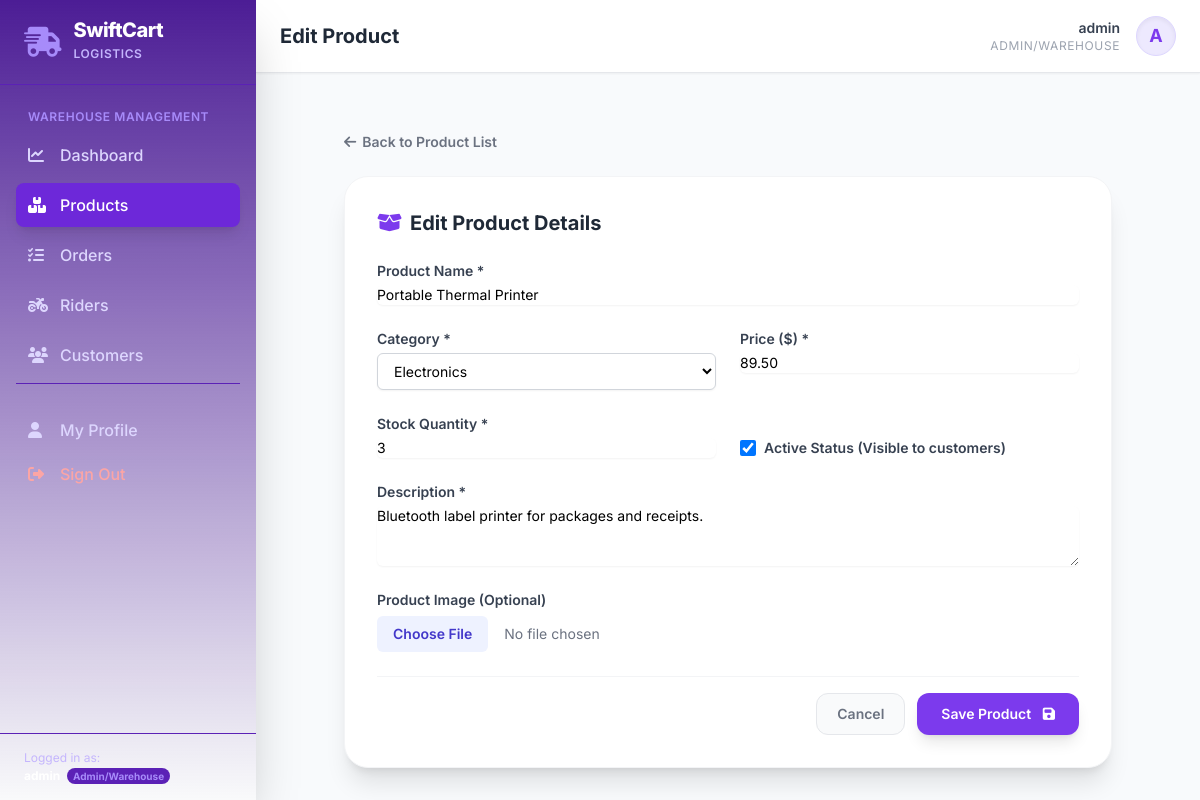
Screenshot of /dashboard/admin/products/7/update/ (signed in) with the database file from the repository.
### accounts/models.py (models this page shows, shortened)
class User(AbstractUser):
    class Role(models.TextChoices):
        ADMIN = 'ADMIN', 'Admin/Warehouse'
        CUSTOMER = 'CUSTOMER', 'Customer'
        RIDER = 'RIDER', 'Rider'
    role = models.CharField(
        max_length=20,
        choices=Role.choices,
        default=Role.CUSTOMER
    )
    def is_admin(self):
        return self.role == self.Role.ADMIN or self.is_superuser
    def is_customer(self):
        return self.role == self.Role.CUSTOMER

### products/models.py (models this page shows, shortened)
class Product(models.Model):
    category = models.ForeignKey(Category, on_delete=models.CASCADE, related_name='products')
    name = models.CharField(max_length=200)
    description = models.TextField()
    price = models.DecimalField(max_digits=10, decimal_places=2)
    stock_quantity = models.PositiveIntegerField(default=0)
    image = models.ImageField(upload_to='products/', blank=True, null=True)
    is_active = models.BooleanField(default=True)
    created_at = models.DateTimeField(auto_now_add=True)
    updated_at = models.DateTimeField(auto_now=True)

### dashboard/views.py (the view)
# urls.py: path('dashboard/admin/products/<int:pk>/update/', views.admin_product_update, name='admin_product_update'),
@login_required
def admin_product_update(request, pk):
    if not request.user.is_admin():
        return redirect('home')
    product = get_object_or_404(Product, pk=pk)
    if request.method == 'POST':
        form = ProductForm(request.POST, request.FILES, instance=product)
        if form.is_valid():
            form.save()
            messages.success(request, f"Product {product.name} updated successfully.")
            return redirect('admin_products')
    else:
        form = ProductForm(instance=product)
    return render(request, 'dashboard/admin_product_form.html', {'form': form, 'product': product, 'title': 'Edit Product'})

### products/models.py (called while the page is built)
    def __str__(self):
        return self.name

### templates/dashboard/admin_product_form.html (shortened to what this page needs)
{% extends 'base.html' %}
{% block page_title %}{{ title }}{% endblock %}
{% block content %}
<div class="max-w-3xl mx-auto py-8">
    <a href="{% url 'admin_products' %}" class="inline-flex items-center space-x-1.5 text-sm font-semibold text-gray-500 hover:text-brand-600 transition mb-6">
        <i class="fa-solid fa-arrow-left"></i>
        <span>Back to Product List</span>
    </a>
    <div class="bg-white rounded-3xl border border-gray-100 shadow-xl p-8">
        <h3 class="text-xl font-bold text-gray-800 mb-6 flex items-center space-x-2">
            <i class="fa-solid fa-box-open text-brand-600"></i>
            <span>{{ title }} Details</span>
        </h3>
        <form method="POST" enctype="multipart/form-data" class="space-y-6">
            <div class="grid grid-cols-1 md:grid-cols-2 gap-6">
                <div class="md:col-span-2">
                    <label for="{{ form.name.id_for_label }}" class="block text-sm font-semibold text-gray-700">Product Name *</label>
                    <div class="mt-1">
                        {{ form.name }}
                    </div>
                </div>
                <div>
                    <label for="{{ form.category.id_for_label }}" class="block text-sm font-semibold text-gray-700">Category *</label>
                    <div class="mt-1">
                        {{ form.category }}
                    </div>
                </div>
                <div>
                    <label for="{{ form.price.id_for_label }}" class="block text-sm font-semibold text-gray-700">Price ($) *</label>
                    <div class="mt-1">
                        {{ form.price }}
                    </div>
                </div>
                <div>
                    <label for="{{ form.stock_quantity.id_for_label }}" class="block text-sm font-semibold text-gray-700">Stock Quantity *</label>
                    <div class="mt-1">
                        {{ form.stock_quantity }}
                    </div>
                </div>
                <div class="flex items-center pt-6">
                    {{ form.is_active }}
                    <label for="{{ form.is_active.id_for_label }}" class="ml-2 block text-sm text-gray-700 font-semibold">Active Status (Visible to customers)</label>
                </div>
            </div>
            <div>
                <label for="{{ form.description.id_for_label }}" class="block text-sm font-semibold text-gray-700">Description *</label>
                <div class="mt-1">
                    {{ form.description }}
                </div>
            </div>
            <div>
                <label for="{{ form.image.id_for_label }}" class="block text-sm font-semibold text-gray-700">Product Image (Optional)</label>
                <div class="mt-1.5">
                    {{ form.image }}
                </div>
            </div>
            <div class="flex space-x-3 justify-end pt-4 border-t border-gray-100">
                <a href="{% url 'admin_products' %}" class="px-5 py-2.5 bg-gray-50 hover:bg-gray-100 text-gray-500 rounded-xl text-sm border border-gray-250 font-semibold transition">
                    Cancel
                </a>
                <button type="submit" class="px-6 py-2.5 bg-brand-600 hover:bg-brand-700 text-white font-semibold rounded-xl text-sm transition shadow-lg transform hover:-translate-y-0.5">
                    Save Product <i class="fa-solid fa-floppy-disk ml-2 self-center"></i>
                </button>
            </div>
        </form>
    </div>
</div>
{% endblock %}

### templates/base.html (shortened to what this page needs)
<!DOCTYPE html>
<html lang="en" class="h-full bg-gray-50">
<head>
    <script src="https://cdn.tailwindcss.com"></script>
    <link rel="stylesheet" href="https://cdnjs.cloudflare.com/ajax/libs/font-awesome/6.4.0/css/all.min.css">
</head>
<body class="h-full flex flex-col md:flex-row overflow-hidden">
    <aside id="sidebar" class="fixed inset-y-0 left-0 transform -translate-x-full md:relative md:translate-x-0 transition-transform duration-300 ease-in-out bg-gradient-to-b from-brand-900 to-brand-850 text-white w-64 flex flex-col z-40 h-full shadow-2xl">
        <div class="hidden md:flex items-center space-x-3 px-6 py-5 border-b border-brand-800">
            <i class="fa-solid fa-truck-fast text-brand-400 text-3xl animate-bounce-slow"></i>
            <div>
                <h1 class="font-extrabold text-xl tracking-tight leading-none text-white">SwiftCart</h1>
                <span class="text-xs text-brand-300 font-semibold tracking-wider uppercase">Logistics</span>
            </div>
        </div>
        <nav class="flex-1 px-4 py-6 space-y-1.5 overflow-y-auto">
            {% if user.is_authenticated %}
                {% if user.is_admin %}
                    <div class="text-xs font-semibold text-brand-400 uppercase px-3 mb-2 tracking-wider">Warehouse Management</div>
                    <a href="{% url 'admin_dashboard' %}" class="flex items-center space-x-3 px-3 py-2.5 rounded-lg font-medium transition duration-200 hover:bg-brand-800 {% if request.resolver_match.url_name == 'admin_dashboard' %}bg-brand-700 text-white shadow-lg{% else %}text-brand-200{% endif %}">
                        <i class="fa-solid fa-chart-line w-5"></i>
                        <span>Dashboard</span>
                    </a>
                    <a href="{% url 'admin_products' %}" class="flex items-center space-x-3 px-3 py-2.5 rounded-lg font-medium transition duration-200 hover:bg-brand-800 {% if request.resolver_match.url_name == 'admin_products' or 'product' in request.resolver_match.url_name %}bg-brand-700 text-white shadow-lg{% else %}text-brand-200{% endif %}">
                        <i class="fa-solid fa-boxes-stacked w-5"></i>
                        <span>Products</span>
                    </a>
                    <a href="{% url 'admin_orders' %}" class="flex items-center space-x-3 px-3 py-2.5 rounded-lg font-medium transition duration-200 hover:bg-brand-800 {% if request.resolver_match.url_name == 'admin_orders' %}bg-brand-700 text-white shadow-lg{% else %}text-brand-200{% endif %}">
                        <i class="fa-solid fa-list-check w-5"></i>
                        <span>Orders</span>
                    </a>
                    <a href="{% url 'admin_riders' %}" class="flex items-center space-x-3 px-3 py-2.5 rounded-lg font-medium transition duration-200 hover:bg-brand-800 {% if request.resolver_match.url_name == 'admin_riders' %}bg-brand-700 text-white shadow-lg{% else %}text-brand-200{% endif %}">
                        <i class="fa-solid fa-motorcycle w-5"></i>
                        <span>Riders</span>
                    </a>
                    <a href="{% url 'admin_customers' %}" class="flex items-center space-x-3 px-3 py-2.5 rounded-lg font-medium transition duration-200 hover:bg-brand-800 {% if request.resolver_match.url_name == 'admin_customers' %}bg-brand-700 text-white shadow-lg{% else %}text-brand-200{% endif %}">
                        <i class="fa-solid fa-users w-5"></i>
                        <span>Customers</span>
                    </a>
                {% endif %}
                <div class="pt-6 border-t border-brand-800 mt-6">
                    <a href="{% url 'profile' %}" class="flex items-center space-x-3 px-3 py-2.5 rounded-lg font-medium transition duration-200 hover:bg-brand-800 {% if request.resolver_match.url_name == 'profile' %}bg-brand-700 text-white shadow-lg{% else %}text-brand-200{% endif %}">
                        <i class="fa-solid fa-user w-5"></i>
                        <span>My Profile</span>
                    </a>
                    <a href="{% url 'logout' %}" class="flex items-center space-x-3 px-3 py-2.5 rounded-lg font-medium transition duration-200 text-red-300 hover:bg-red-950/40">
                        <i class="fa-solid fa-right-from-bracket w-5"></i>
                        <span>Sign Out</span>
                    </a>
                </div>
            {% endif %}
        </nav>
        <div class="px-6 py-4 border-t border-brand-800 text-xs text-brand-300">
            <span>Logged in as:</span>
            <div class="font-bold text-white truncate mt-0.5">
                {% if user.is_authenticated %}
                    <span class="text-[10px] text-brand-400 bg-brand-800 px-1.5 py-0.5 rounded-full ml-1">
                        {{ user.get_role_display }}
                    </span>
                {% else %}
                    Guest
                {% endif %}
            </div>
        </div>
    </aside>
    <main class="flex-1 flex flex-col overflow-hidden min-h-screen">
        <header class="bg-white border-b border-gray-200 px-6 py-4 flex items-center justify-between shadow-sm z-30">
            <div>
                <h2 class="text-xl font-bold text-gray-800 capitalize">
                    {% block page_title %}Dashboard{% endblock %}
                </h2>
            </div>
            <div class="flex items-center space-x-4">
                {% if user.is_authenticated %}
                    <div class="hidden sm:flex flex-col text-right">
                        <span class="text-sm font-semibold text-gray-700">{{ user.get_full_name|default:user.username }}</span>
                        <span class="text-xs text-gray-400 uppercase tracking-wider">{{ user.get_role_display }}</span>
                    </div>
                    <a href="{% url 'profile' %}" class="w-10 h-10 rounded-full bg-brand-100 border border-brand-200 text-brand-600 flex items-center justify-center font-bold text-lg shadow-inner hover:bg-brand-200 transition">
                        {{ user.username|slice:":1"|upper }}
                    </a>
                {% else %}
                    <a href="{% url 'login' %}" class="text-sm font-semibold text-brand-600 hover:text-brand-800 transition">Sign In</a>
                    <a href="{% url 'register_customer' %}" class="px-4 py-2 bg-brand-600 hover:bg-brand-700 text-white text-sm font-semibold rounded-lg shadow-md transition">Register</a>
                {% endif %}
            </div>
        </header>
        <section class="flex-1 overflow-y-auto p-6 bg-slate-50">
            {% block content %}{% endblock %}
        </section>
    </main>
</body>
</html>

### templates/base.html (style rules this page uses)
body { font-family: 'Inter', sans-serif; }

### rows the page displays
User: role "Admin/Warehouse", get_full_name "admin", role "ADMIN/WAREHOUSE", username "A"
Product: name "Portable Thermal Printer", category "Electronics", price "89.50", stock_quantity "3", is_active "☑", description "Bluetooth label printer for packages and receipts."

### other values shown
{{ title }} "Edit Product"
